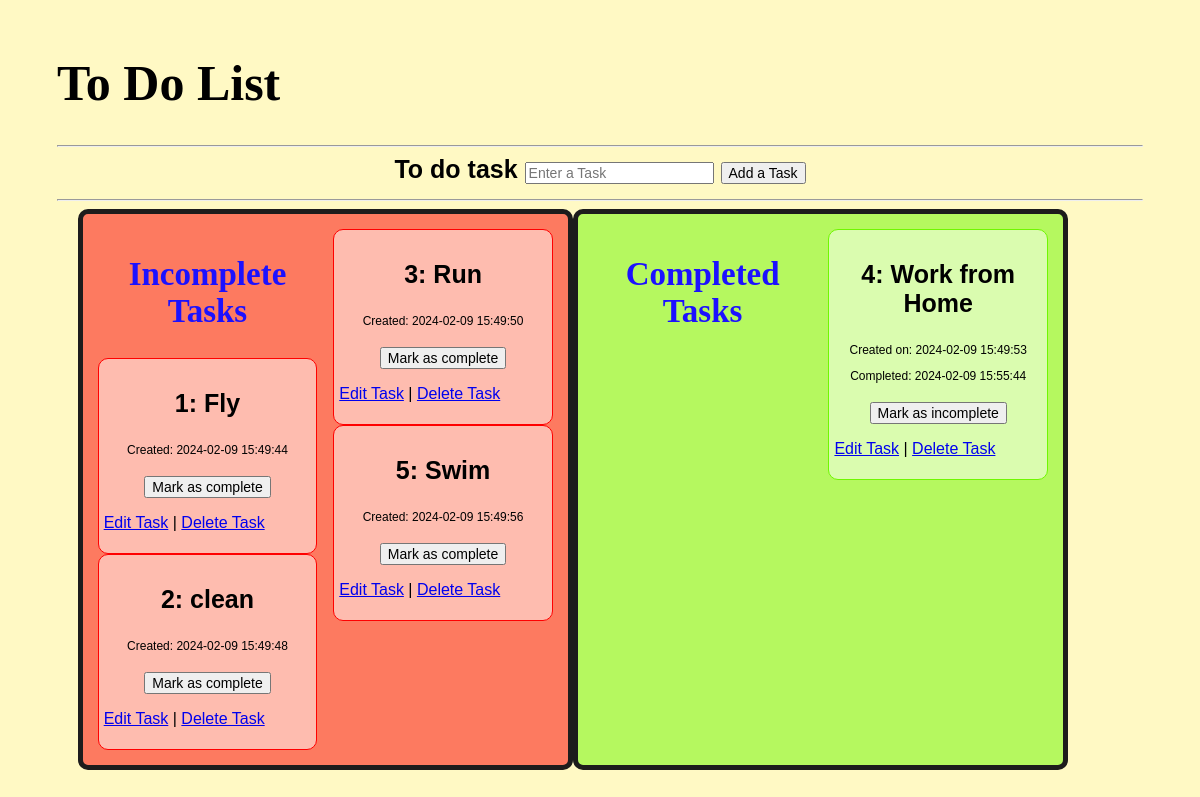
The page / on the database its author committed.
### website/models.py (models this page shows)
class Todo(db.Model):
    id = db.Column(db.Integer, primary_key=True)
    task = db.Column(db.String(300), unique=True)
    complete = db.Column(db.Boolean, default=False)
    date_created = db.Column(db.DateTime, server_default=func.now())
    date_completed = db.Column(db.DateTime, nullable=True)

### website/views.py (the view)
@my_view.route("/")
def home():
    todo_list = Todo.query.all()
    message = request.args.get("message", None)
    print(todo_list)
    return render_template("page1.html", todo_list=todo_list, message=message)

### website/templates/page1.html (shortened to what this page needs)
<!DOCTYPE html>
<html lang="en"
<head>
    <link rel="stylesheet" href="{{ url_for('static', filename='styles.css') }}">
</head>
<body>
    <div class="todo-container">
        <div>
            <h1>To Do List</h1>
<hr>
        <form action="/add" method="post">
            <div>
                <label class="bold_text">To do task</label>
                <input type="text" name="task" placeholder="Enter a Task">
                <button type="submit">Add a Task</button>
            </div>
        </form>
        <hr>
        <div class="todo-container">
        <div class="incomplete-tasks-column todo-column">
            <h2>Incomplete Tasks</h2>
            {% for todo in todo_list %}
                {% if not todo.complete %}
                    <div class="incomplete-tasks">
                        <form action="/update/{{ todo.id }}" method="post">
                            <p class="bold_text">{{ todo.id }}: {{ todo.task }}</p>
                            <p class="timestamp">Created: {{ todo.date_created.strftime('%Y-%m-%d %H:%M:%S') }}</p>
                            <button type="submit">Mark as complete</button>
                        </form>
                        <p><a href="/edit/{{ todo.id }}">Edit Task</a> | <a href="/delete/{{ todo.id }}">Delete Task</a></p>
                    </div>
                {% endif %}
            {% endfor %}
        </div>
        <div class="completed-tasks-column todo-column">
            <h2>Completed Tasks</h2>
            {% for todo in todo_list %}
                {% if todo.complete %}
                    <div class="completed-tasks">
                        <form action="/update/{{ todo.id }}" method="post">
                            <p class="bold_text">{{ todo.id }}: {{ todo.task }}</p>
                            <p class="timestamp">Created on: {{ todo.date_created.strftime('%Y-%m-%d %H:%M:%S') }}</p>
                            {% if todo.date_completed %}
                                <p class="timestamp">Completed: {{ todo.date_completed.strftime('%Y-%m-%d %H:%M:%S') }}</p>
                            {% endif %}
                            <button type="submit">Mark as incomplete</button>
                        </form>
                        <p><a href="/edit/{{ todo.id }}">Edit Task</a> | <a href="/delete/{{ todo.id }}">Delete Task</a></p>
                    </div>
                {% endif %}
            {% endfor %}
        </div>
    </div>
</body>
</html>

### website/static/styles.css (style rules this page uses)
body { font-family: 'Arial', sans-serif; background-color: #fff9c4; padding: 10px; margin: 10px; display: flex; flex-direction: column; align-items: center; min-height: 100vh; }
h1 { font-size: calc(1.5vw + 32px); font-family: 'Franklin Gothic Medium'; }
h2 { font-family: 'Franklin Gothic Medium'; color: rgb(28, 17, 255); text-align: center; font-size: calc(2vw + 9px); }
form { text-align: center; font-size: calc(1.5vw + 7px); margin-bottom: 15px; }
form input, form button { font-size: calc(0.5vw + 8px); margin-top: 5px; }
.todo-container { display: flex; width: 95%; justify-content:center; flex-wrap: wrap; }
.todo-column { width: 48%; box-sizing: border-box; border: 5px solid #1d1c1c; padding: 15px; border-radius: 10px; background-color: #fff; margin-bottom: 15px; }
.completed-tasks-column { width: 48%; box-sizing: border-box; column-count: 2; background-color: #6ff70083; }
.incomplete-tasks-column { width: 48%; box-sizing: border-box; column-count: 2; background-color: #fb000082; }
.completed-tasks { box-sizing: border-box; border: 1.5px solid #6ff700; padding: 5px; border-radius: 10px; break-inside: avoid; background-color: #ffffff7f; }
.incomplete-tasks { box-sizing: border-box; border: 1.5px solid #ff0000; padding: 5px; border-radius: 10px; break-inside: avoid; background-color: #ffffff7f; }
.bold_text { font-weight: bold; }
.timestamp { font-size: calc(0.5vw + 6px); }

### rows shown on the page
Todo: id "1", task "Fly", date_created "2024-02-09 15:49:44"
Todo: id "2", task "clean", date_created "2024-02-09 15:49:48"
Todo: id "3", task "Run", date_created "2024-02-09 15:49:50"
Todo: id "5", task "Swim", date_created "2024-02-09 15:49:56"
Todo: id "4", task "Work from Home", date_created "2024-02-09 15:49:53", date_completed "2024-02-09 15:55:44"
